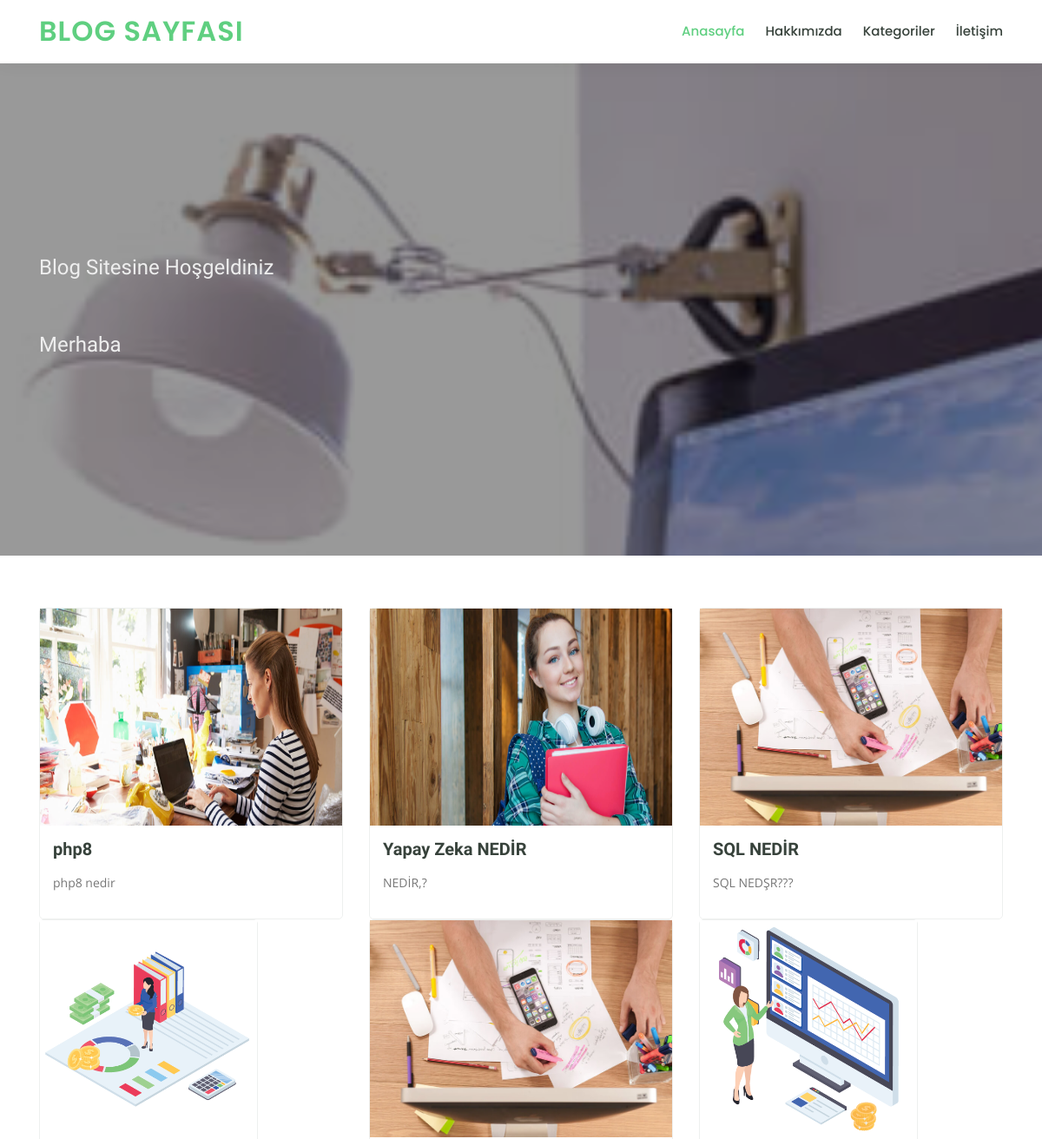
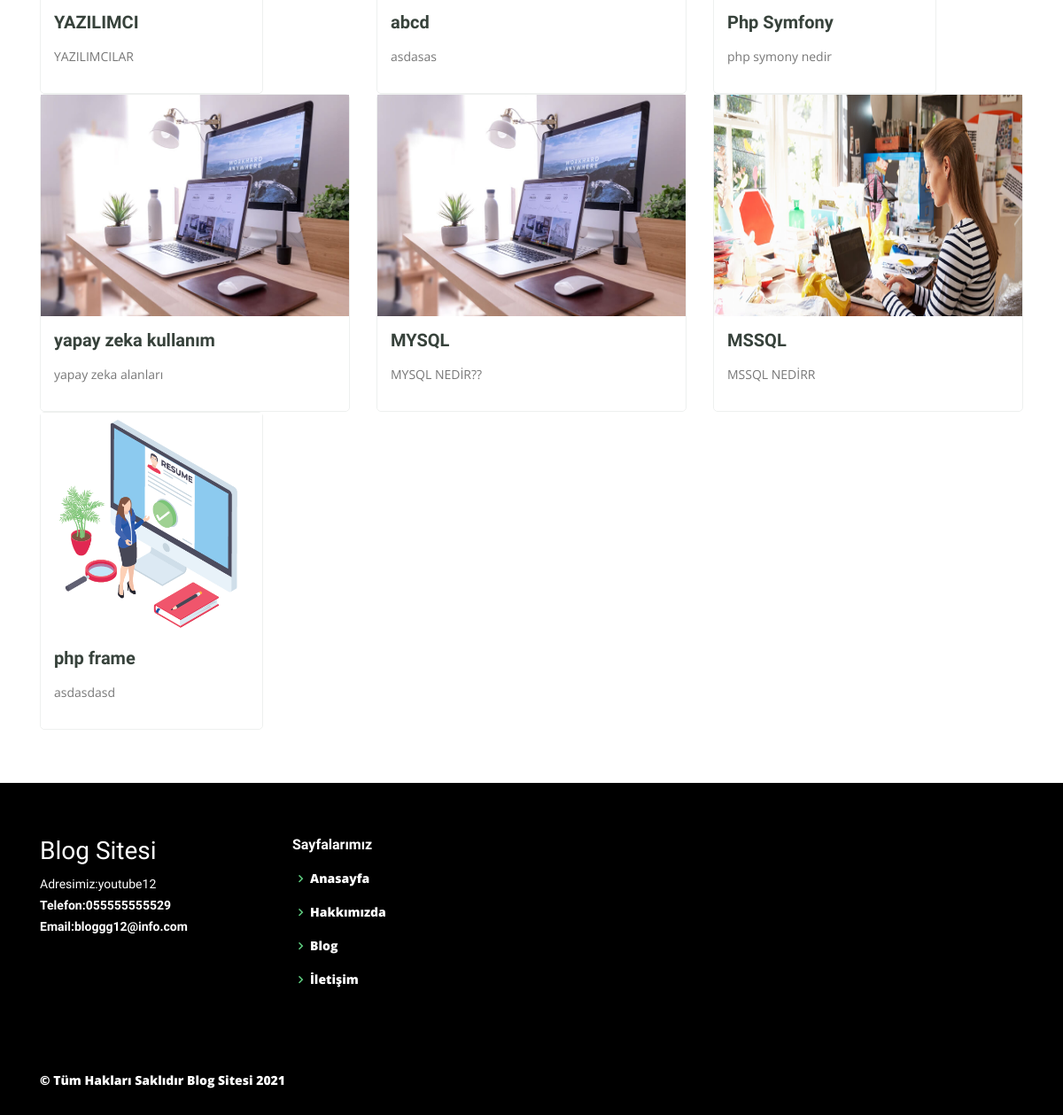
The page / on the database its author committed (2 pictures, top to bottom).
### tables this page shows
CREATE TABLE `slider` (
  `slider_id` int(11) NOT NULL,
  `slider_baslik` varchar(250) NOT NULL,
  `slider_aciklama` text NOT NULL,
  `slider_resim` varchar(250) NOT NULL
);

CREATE TABLE `blog` (
  `blog_id` int(11) NOT NULL,
  `blog_baslik` varchar(250) NOT NULL,
  `blog_aciklama` text NOT NULL,
  `blog_resim` varchar(280) NOT NULL,
  `blog_sira` int(11) NOT NULL,
  `kategori_id` int(11) NOT NULL,
  `blog_zaman` varchar(200) NOT NULL DEFAULT current_timestamp()
);

CREATE TABLE `ayarlar` (
  `ayar_id` int(1) NOT NULL,
  `ayar_baslik` varchar(250) NOT NULL,
  `ayar_aciklama` text NOT NULL,
  `ayar_logo` varchar(120) NOT NULL,
  `ayar_adres` varchar(160) NOT NULL,
  `ayar_telefon` varchar(25) NOT NULL,
  `ayar_email` varchar(80) NOT NULL
);

### function.php (called while the page is built)
<?php
function seo($s) {
	$tr = array('ş','Ş','ı','I','İ','ğ','Ğ','ü','Ü','ö','Ö','Ç','ç','(',')','/',' ',',','?');
	$eng = array('s','s','i','i','i','g','g','u','u','o','o','c','c','','','-','-','','');
	$s = str_replace($tr,$eng,$s);
	$s = strtolower($s);
	$s = preg_replace('/&amp;amp;amp;amp;amp;amp;amp;amp;amp;.+?;/', '', $s);
	$s = preg_replace('/\s+/', '-', $s);
	$s = preg_replace('|-+|', '-', $s);
	$s = preg_replace('/#/', '', $s);
	$s = str_replace('.', '', $s);
	$s = trim($s, '-');
	return $s;
}
 ?>

### index.php (the view)
<?php require_once 'header.php'; ?>
  <section style="background-image: url(admin/resimler/slider/<?php echo $slidercek['slider_resim'] ?>);"
    id="hero" class="d-flex justify-content-center align-items-center">
    <div class="container position-relative" data-aos="zoom-in" data-aos-delay="100">
      <h1><?php echo $slidercek['slider_baslik'] ?><h1>
      <h2><?php echo $slidercek['slider_aciklama'] ?><h2>
    </div>
  </section>
  <main id="main">
<section id="courses" class="courses">
      <div class="container" data-aos="fade-up">
        <div class="row" data-aos="zoom-in" data-aos-delay="100">
<?php
$blogsor=$baglanti->prepare("SELECT * FROM blog order by blog_sira ASC");
$blogsor->execute(array());
while ($blogcek=$blogsor->fetch(PDO::FETCH_ASSOC)) { ?>
          <div class="col-lg-4 col-md-6 d-flex align-items-stretch">
            <div class="course-item">
              <img style="height: 250px" src="admin/resimler/blog/<?php echo $blogcek['blog_resim'] ?>" class="img-fluid" alt="...">
              <div class="course-content">
                <h3><a href="blog-detay-<?=seo($blogcek['blog_baslik']).'-'.$blogcek['blog_id'] ?>"><?php echo $blogcek['blog_baslik'] ?></a></h3>
                <p><?php
                $aciklama =$blogcek['blog_aciklama'];
                $bolaciklama = substr($aciklama, 0,50);
                echo $bolaciklama;
                 ?></p>
              </div>
            </div>
          </div>
  <?php } ?>
        </div>
      </div>
    </section>
  </main>
  <?php require_once 'footer.php'; ?>

### footer.php (shortened to what this page needs)
  <footer style="background-color: black" id="footer">
    <div style="background-color: black" class="footer-top">
      <div class="container">
        <div class="row">
          <div class="col-lg-3 col-md-6 footer-contact">
            <h3 style="color: white">Blog Sitesi</h3>
            <p style="color: white">
              Adresimiz:<?php echo $ayarcek['ayar_adres']; ?><br>
              <strong>Telefon:<?php echo $ayarcek['ayar_telefon']?><br>
              <strong>Email:<?php echo $ayarcek['ayar_email']?><br>
            </p>
          </div>
          <div class="col-lg-2 col-md-6 footer-links">
            <h4 style="color: white">Sayfalarımız</h4>
            <ul>
              <li><i class="bx bx-chevron-right"></i> <a style="color: white" href="index">Anasayfa</a></li>
              <li><i class="bx bx-chevron-right"></i> <a style="color: white" href="hakkimizda">Hakkımızda</a></li>
              <li><i class="bx bx-chevron-right"></i> <a style="color: white" href="blog">Blog</a></li>
              <li><i class="bx bx-chevron-right"></i> <a style="color: white" href="iletisim">İletişim</a></li>
            </ul>
          </div>
        </div>
      </div>
    </div>
    <div class="container d-md-flex py-4">
      <div class="mr-md-auto text-center text-md-left">
        <div style="color: white" class="copyright">
          &copy; Tüm Hakları Saklıdır <strong><span>Blog Sitesi </span>
            </strong> <?php echo date("Y") ?>
        </div>
        <div class="credits">
        </div>
      </div>
    </div>
  </footer>
</body>
</html>

### assets/css/style.css (style rules this page uses)
body { font-family: "Open Sans", sans-serif; color: #444444; }
a { color: #5fcf80; }
h1, h2, h3, h4, h5, h6 { font-family: "Raleway", sans-serif; }
#hero { width: 100%; height: 80vh; background: url("../img/hero-bg.jpg") top center; background-size: cover; position: relative; }
#hero:before { content: ""; background: rgba(0, 0, 0, 0.4); position: absolute; bottom: 0; top: 0; left: 0; right: 0; }
#hero .container { padding-top: 72px; }
#hero h1 { margin: 0; font-size: 48px; font-weight: 700; line-height: 56px; color: #fff; font-family: "Poppins", sans-serif; }
#hero h2 { color: #eee; margin: 10px 0 0 0; font-size: 24px; }
@media (min-width: 1024px) { #hero { background-attachment: fixed; } }
section { padding: 60px 0; overflow: hidden; }
.courses .course-item { border-radius: 5px; border: 1px solid #eef0ef; }
.courses .course-content { padding: 15px; }
.courses .course-content h3 { font-weight: 700; font-size: 20px; }
.courses .course-content h3 a { color: #37423b; transition: 0.3s; }
.courses .course-content p { font-size: 14px; color: #777777; }
#footer { color: #37423b; font-size: 14px; background: #eef0ef; }
#footer .footer-top { padding: 60px 0 30px 0; background: #f9faf9; }
#footer .footer-top .footer-contact { margin-bottom: 30px; }
#footer .footer-top .footer-contact p { font-size: 14px; line-height: 24px; margin-bottom: 0; font-family: "Raleway", sans-serif; color: #777777; }
#footer .footer-top h4 { font-size: 16px; font-weight: bold; color: #444444; position: relative; padding-bottom: 12px; }
#footer .footer-top .footer-links { margin-bottom: 30px; }
#footer .footer-top .footer-links ul { list-style: none; padding: 0; margin: 0; }
#footer .footer-top .footer-links ul i { padding-right: 2px; color: #5fcf80; font-size: 18px; line-height: 1; }
#footer .footer-top .footer-links ul li { padding: 10px 0; display: flex; align-items: center; }
#footer .footer-top .footer-links ul li:first-child { padding-top: 0; }
#footer .footer-top .footer-links ul a { color: #777777; transition: 0.3s; display: inline-block; line-height: 1; }
#footer .credits { padding-top: 5px; font-size: 13px; }

### rows shown on the page
slider: slider_resim (picture), slider_aciklama "Blog Sitesine Hoşgeldiniz Merhaba"
blog: blog_resim (picture), blog_baslik "php8", blog_aciklama "php8 nedir"
blog: blog_resim (picture), blog_baslik "Yapay Zeka NEDİR", blog_aciklama "NEDİR,?"
blog: blog_resim (picture), blog_baslik "SQL NEDİR", blog_aciklama "SQL NEDŞR???"
blog: blog_resim (picture), blog_baslik "YAZILIMCI", blog_aciklama "YAZILIMCILAR"
blog: blog_resim (picture), blog_baslik "abcd", blog_aciklama "asdasas"
blog: blog_resim (picture), blog_baslik "Php Symfony", blog_aciklama "php symony nedir"
blog: blog_resim (picture), blog_baslik "yapay zeka kullanım", blog_aciklama "yapay zeka alanları"
blog: blog_resim (picture), blog_baslik "MYSQL", blog_aciklama "MYSQL NEDİR??"
blog: blog_resim (picture), blog_baslik "MSSQL", blog_aciklama "MSSQL NEDİRR"
blog: blog_resim (picture), blog_baslik "php frame", blog_aciklama "asdasdasd"
ayarlar: ayar_adres "youtube12", ayar_telefon "055555555529", ayar_email "bloggg12@info.com"
